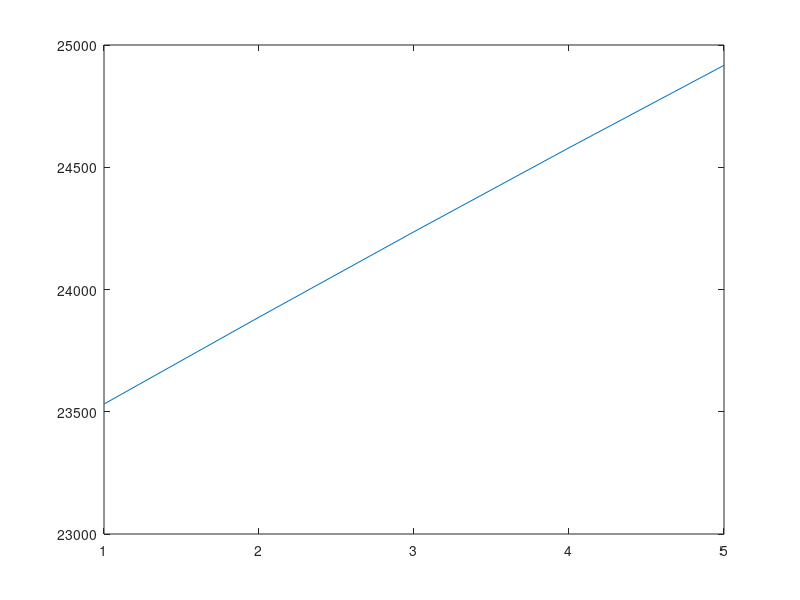

MATLAB code to generate this figure:
% // TI File $Revision: /main/3 $
% // Checkin $Date: November 09, 2010   13:05:07 $
% // =====================================================================================
% //  This software is licensed for use with Texas Instruments C28x
% //  family DSCs.  This license was provided to you prior to installing
% //  the software.  You may review this license by consulting a copy of
% //  the agreement in the doc directory of this library.
% //======================================================================================
% /* ==============================================================================
% 
% System Name:    Signal Generator Module demo 
% 
% File Name:      SGENTI1.m
% 
% Description:    Primary System file for demonstrating the Signal Generator module
% 
% Originator:     Digital control systems Group - Texas Instruments
% 
% Target dependency:  C28x
% 
% Description:
% ============
% 
%    The "C" frame work, for demonstrating the signal generator module is given below
%                  ___________           _____________
%                 |           |         |             |
%                 |           | X1=OUT  |   EVMDAC    |
%                 |  SGENTI_1 |-------->|   DLOG_4CH  |
%                 |           |         |   PWMDAC    |
%                 |___________|         |_____________|
% 
% */
% //######################################################################################
% // $TI Release: C28x SGEN Library v1.00 $
% // $Release Date: November 09, 2011 $
% // $Copyright: $
% //######################################################################################

close all
clear all

N=input('Please enter signal length N =');

t=1:N;

step_max=1000;

gain=1;
f=50;
fs=20000;

fmax=step_max*fs/65536
freq=2^15*f/fmax

f_norm=163.84;             %f_norm is normalized frequency in Q16 format, f/fs*2^16
phase_norm=8192;        %normalized phase offset phase_norm=(pi/4/(2*pi))*2^16=8192
                        %here phase offset=pi/4
                        
output=gain*sin(2*pi*(f_norm*t/2^16+phase_norm/2^16));

output=output*2^15;     %Q15 format

plot(output)